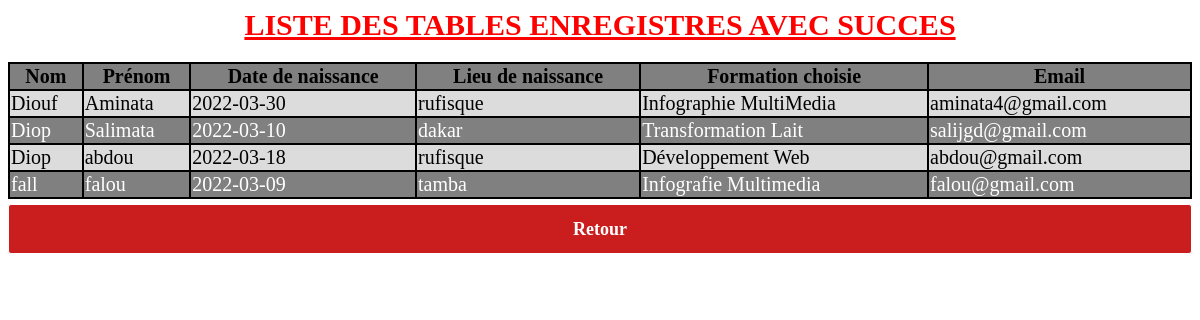
Screenshot of /affiche.php with the database file from the repository.
### tables this page shows
CREATE TABLE `personne` (
  `id` int(30) NOT NULL,
  `nom` varchar(255) NOT NULL,
  `prenom` varchar(255) NOT NULL,
  `datenais` date NOT NULL,
  `lieu` varchar(255) NOT NULL,
  `email` varchar(255) NOT NULL,
  `filiere` varchar(255) NOT NULL
);

### affiche.php (the view, shortened to what this page needs)
<link rel="stylesheet" href="style.css" />
<?php
$link =mysqli_connect("localhost","root","","formulaire");
$sql = "SELECT * FROM personne ";
if($result = mysqli_query($link,$sql)){
    if(mysqli_num_rows($result)>0){
        echo "<h1><u>LISTE DES TABLES ENREGISTRES AVEC SUCCES</u></h1>";
        echo "<table style='width:100%;
        border-collapse:collapse;
        pardin:10px;
        border:2px solid black;
        font-size:20px';>";
         echo    "<tr style='border:2px solid black;color:black'>";
                echo "<th style='border:2px solid black;'>Nom</th>";
                 echo"<th style='border:2px solid black;'>Prénom</th>";
                 echo "<th style='border:2px solid black;'>Date de naissance</th>";
                 echo "<th style='border:2px solid black;'>Lieu de naissance </th>";
                 echo "<th style='border:2px solid black;'>Formation choisie</th>";
                 echo"<th style='border:2px solid black;'>Email</th>";
            echo"</tr>";
             while($row =mysqli_fetch_array($result)){
                 echo "<tr style='border:2px solid black;'>";
                 echo "  <td style='border:2px solid black;'>" .$row['nom']. "</td>";
                 echo "  <td style='border:2px solid black;'>" .$row['prenom']. "</td>";
                 echo "  <td style='border:2px solid black;'>" .$row['datenais']. "</td>";
                 echo "  <td style='border:2px solid black;'>" .$row['lieu']. "</td>";
                 echo "  <td style='border:2px solid black;'>" .$row['filiere']. "</td>";
                 echo "  <td style='border:2px solid black;'>" .$row['email']. "</td>";
               echo  "</tr>";
             }
      echo  "</table>";
      echo"<a href='index.php'><input type='submit' value='Retour'></a>";
    }
}
?>

### style.css (style rules this page uses)
h1 { text-align:center; font-size:30px; color:red; }
input { width:100%; height:30px; margin-top:5px; margin-bottom: 20px; border:1px solid rgb(151, 149, 149); border-radius:3px; padding:5px; }
input[type=submit] { background-color:#ca1e1e; border:1px solid white; font-family: serif; font-Weight:bold; font-size:18px; color:white; height:50px; cursor:pointer; }

### affiche.php (style rules this page uses)
table tr:nth-child( odd ) { background-color : grey; color: white; }
table tr:nth-child(even ) { background-color : gainsboro; color: black; }

### rows the page displays
personne: nom "Diouf", prenom "Aminata", datenais "2022-03-30", lieu "rufisque", filiere "Infographie MultiMedia", email "aminata4@gmail.com"
personne: nom "Diop", prenom "Salimata", datenais "2022-03-10", lieu "dakar", filiere "Transformation Lait", email "salijgd@gmail.com"
personne: nom "Diop", prenom "abdou", datenais "2022-03-18", lieu "rufisque", filiere "Développement Web", email "abdou@gmail.com"
personne: nom "fall", prenom "falou", datenais "2022-03-09", lieu "tamba", filiere "Infografie Multimedia", email "falou@gmail.com"
